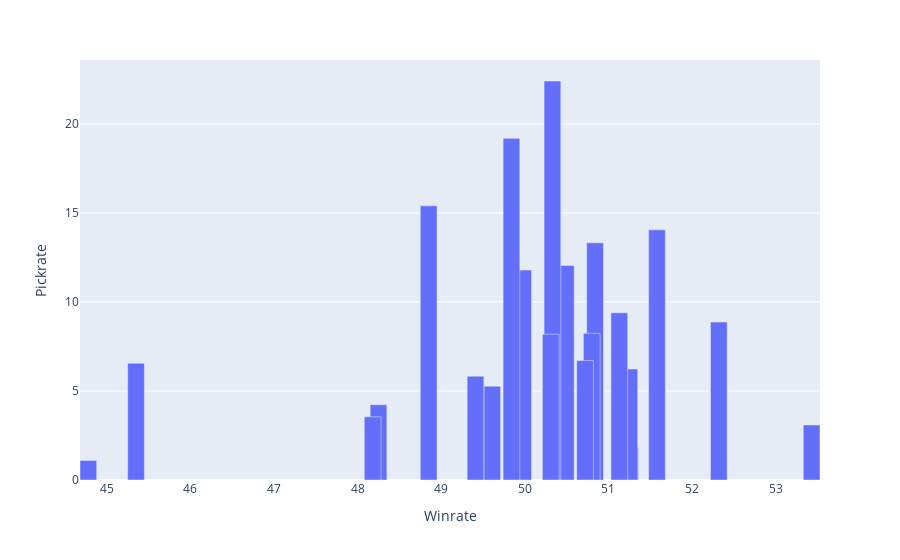

The cell this chart's notebook holds for it:
### Markdown cell above
### Les ADC il n'y a pas d'autre classe que des Marksmann du coup pour eux, donc il n'y aura que le patch qui déterminera le meilleur champion, selon les buffs/nerfs des items.

### Code cell
fig = px.bar(data_championADCV2,x="Winrate", y="Pickrate",hover_data = ['Name'])
fig.update_traces(width=0.2)
fig.show()

### Figure 1 — Plotly figure (JSON) as saved in the notebook; plotly's stock layout.template omitted (floating-point values rounded to 4 significant figures)
{"data": [{"alignmentgroup": "True", "customdata": [["Nilah"], ["Tristana"], ["Jhin"], ["Kog'Maw"], ["Twitch"], ["Samira"], ["Miss Fortune"], ["Jinx"], ["Draven"], ["Lucian"], ["Kai'Sa"], ["Ashe"], ["Varus"], ["Caitlyn"], ["Sivir"], ["Vayne"], ["Ezreal"], ["Xayah"], ["Kalista"], ["Aphelios"], ["Zeri"]], "hovertemplate": "Winrate=%{x}<br>Pickrate=%{y}<br>Name=%{customdata[0]}<extra></extra>", "legendgroup": "", "marker": {"color": "#636efa", "pattern": {"shape": ""}}, "name": "", "offsetgroup": "", "orientation": "v", "showlegend": false, "textposition": "auto", "type": "bar", "width": 0.2, "x": [53.43, 52.32, 51.58, 51.26, 51.25, 51.13, 50.84, 50.8, 50.72, 50.49, 50.33, 50.31, 49.98, 49.84, 49.61, 49.41, 48.85, 48.25, 48.18, 45.35, 44.78], "xaxis": "x", "y": [3.09, 8.87, 14.05, 1.83, 6.23, 9.39, 13.32, 8.24, 6.71, 12.05, 22.41, 8.19, 11.79, 19.19, 5.27, 5.83, 15.4, 4.23, 3.55, 6.56, 1.1], "yaxis": "y"}], "layout": {"barmode": "relative", "legend": {"tracegroupgap": 0}, "margin": {"t": 60}, "xaxis": {"anchor": "y", "domain": [0, 1], "title": {"text": "Winrate"}}, "yaxis": {"anchor": "x", "domain": [0, 1], "title": {"text": "Pickrate"}}}}
